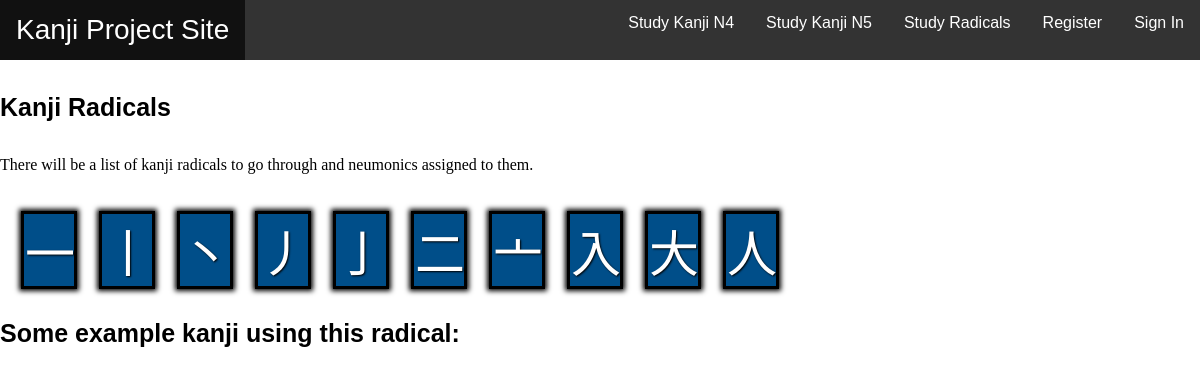
Screenshot of /studyradicals/ with the database file from the repository.
### kanji/models.py (models this page shows, shortened)
class radicals(models.Model):
    radical = models.CharField(max_length=20, default ="")
    radical_name = models.CharField(max_length=25, default="")
    description = models.TextField()

### kanji/views.py (the view)
# urls.py: path('studyradicals/', views.studyRadicals),
def studyRadicals(request):
    radicals_list = radicals.objects.all()
    context = {"radicals_list":radicals_list}
    return render(request,"kanji/studyradicals.html", context)

### kanji/templates/kanji/studyradicals.html (shortened to what this page needs)
{%extends 'base.html'%}
{%load static%}
{%block content%}
<h4>Kanji Radicals </h4>
<div class="kanji_rad">
<p> There will be a list of kanji radicals to go through and neumonics assigned to them.</p>
{%for radicals in radicals_list%}
  <div class="box_radical">
    <p class="item"><a class="font_link" href="{% url 'details_radical' radicals.id  %}">{{radicals.radical}}</a></p></div>
{%endfor%}
  <h4> Some example kanji using this radical: </h4>
{%endblock%}

### kanji/templates/kanji/base.html (shortened to what this page needs)
{% load static %}
<html>
<head>
  <link rel="stylesheet" href="{%static 'kanji/style.css'%}">
</head>
<body>
<nav class="navbar">
  <ul>
    <li><a href="/login/">Sign In</a></li>
    <li><a href="/register/">Register</a></li>
    <li><a href="/studyradicals/">Study Radicals</a></li>
    <li><a href="/studyn5/">Study Kanji N5</a></li>
    <li><a href="#">Study Kanji N4</a></li>
    <li style="float:left"><a class="webname" href="/">Kanji Project Site</a></li>
  </ul>
</nav>
{% block content %}{%endblock%}
      </body>
</html>

### kanji/static/kanji/style.css (style rules this page uses)
body { background-color: #FFFFFF; margin:0; padding: 0; }
ul { list-style-type: none; margin: 0; padding: 0; overflow: hidden; background-color: #333; }
li { float: right; }
li a { display: block; color: white; text-align: center; padding: 14px 16px; text-decoration: none; font-family:sans-serif; }
h4 { font-family: sans-serif; font-size:25px; }
.webname { font-family:sans-serif; font-size:28px; }
.navbar { display:inline; }
.item { display:inline; color:#181818; font-size:50px; margin-left:2%; }
a { text-decoration: none; color:#181818; }
.box_radical { display:inline-block; margin-left:2%; margin-top:2%; outline-style: solid; background-color:#004E89; box-shadow: 0px 0px 5px 5px #000000; text-shadow: 1px 1px 2px #000000 }
.font_link { color:white; }

### rows the page displays
radicals: radical "一"
radicals: radical "丨"
radicals: radical "丶"
radicals: radical "丿"
radicals: radical "亅"
radicals: radical "二"
radicals: radical "亠"
radicals: radical "入"
radicals: radical "大"
radicals: radical "人"
